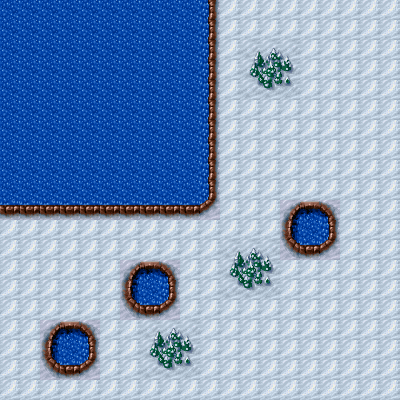

Rendered tile map (Tiled .tmx) drawn with the repository's tilesets; below, a short description and the map source with its tile grids summarised:
An orthogonal 20x20 tile map with 20x20 px tiles, 1 tile layer (Tile Layer 1).

<map version="1.0" orientation="orthogonal" width="20" height="20" tilewidth="20" tileheight="20">
 <tileset firstgid="1" name="tileset2" tilewidth="20" tileheight="20">
  <image source="images/tileset2.png" width="512" height="512" />
 </tileset>
 <layer name="Tile Layer 1" width="20" height="20">
  <data>[400 cells, 400 non-empty, 20 distinct tile ids]</data>
 </layer>
</map>